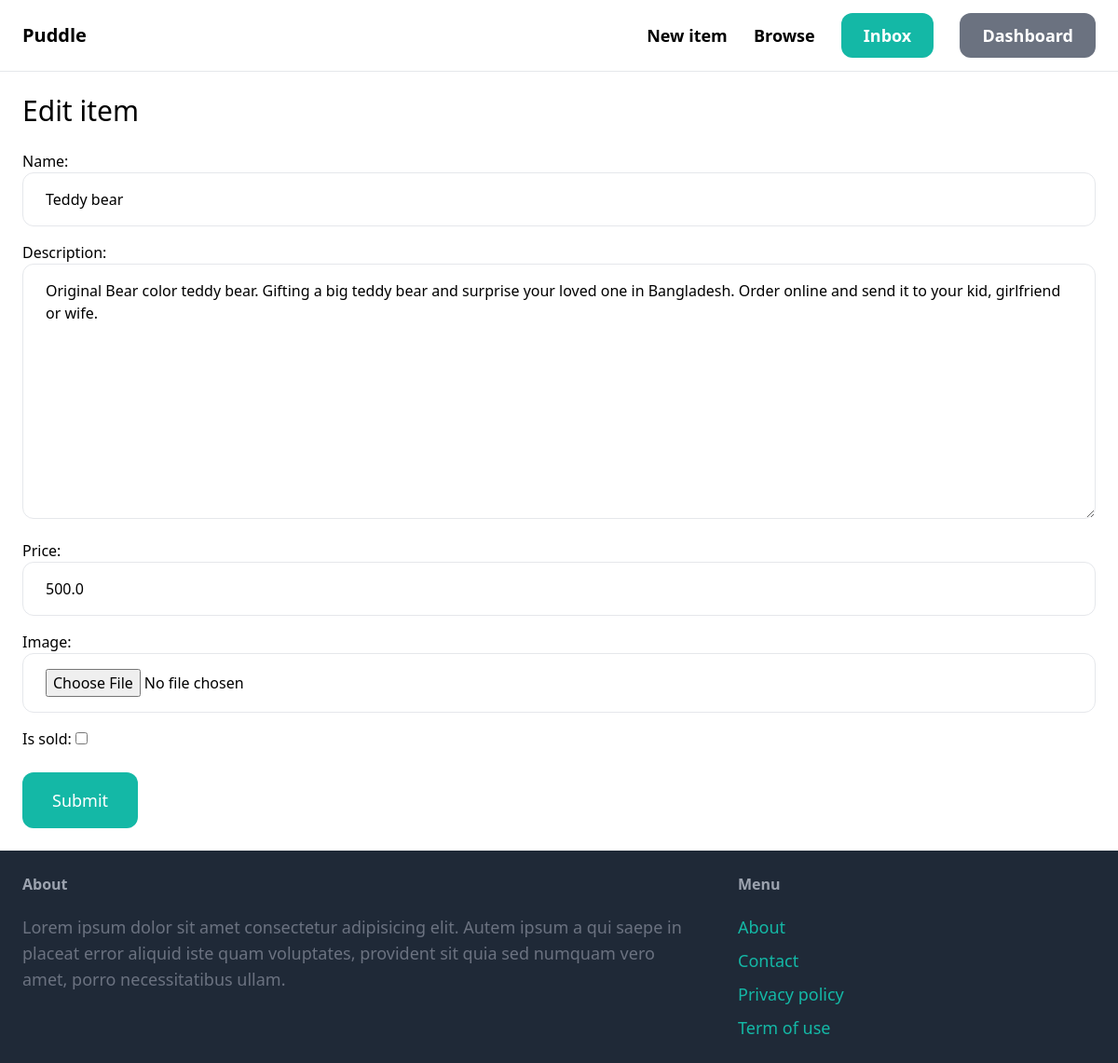
Screenshot of /items/10/edit/ (signed in) with the database file from the repository.
### item/models.py (models this page shows, shortened)
class Item(models.Model):
    catagory=models.ForeignKey(Catagory,related_name='items',on_delete=models.CASCADE)
    name=models.CharField( max_length=250)
    description=models.TextField(blank=True,null=True)
    price=models.FloatField()
    image=models.ImageField( upload_to='item_images', blank=True,null=True)
    is_sold=models.BooleanField(default=False)
    created_by=models.ForeignKey(User,related_name='items',on_delete=models.CASCADE)
    created_at=models.DateField(auto_now_add=True)

### item/views.py (the view)
# urls.py: path('<int:pk>/edit/',views.edit,name='edit'),
@login_required
def edit(request,pk):
    item=get_object_or_404(Item,pk=pk,created_by=request.user)
    if request.method=='POST':
        form=EditItemForm(request.POST,request.FILES,instance=item)
        if form.is_valid():
            item.save()
            return redirect('item:detail',pk=item.id)
    else:
        form=EditItemForm(instance=item)
    return render(request,'item/form.html',{
        'form':form,
        'title':'Edit item'
    })

### item/forms.py
class EditItemForm(forms.ModelForm):
    class Meta:
        model=Item
        fields=('name','description','price','image','is_sold')
        widgets={
            'name':forms.TextInput(attrs={
                'class': INPUT_CLASSES
            }),
            'description':forms.Textarea(attrs={
                'class': INPUT_CLASSES
            }),
            'price':forms.TextInput(attrs={
                'class': INPUT_CLASSES
            }),
            'image':forms.FileInput(attrs={
                'class': INPUT_CLASSES
            }),
        }

### item/templates/item/form.html (shortened to what this page needs)
{% extends 'core/base.html' %}
{% block content %}
    <h1 class="mb-6 text-3xl">{{title}}</h1>
    <form action="." method="post" enctype="multipart/form-data">
        <div class="space-y-4">
            {{form.as_p}}
        </div>
        <button class="mt-6 py-4 px-8 text-lg bg-teal-500 hover:bg-teal-700 rounded-xl text-white">Submit</button>
    </form>
{% endblock content %}

### rows the page displays
Item: name "Teddy bear", description "Original Bear color teddy bear. Gifting a big teddy bear and surprise your loved one in Bangladesh. Order online and send it to your kid, girlfriend or wife.", price "500.0"

### other values shown
{{ title }} "Edit item"
